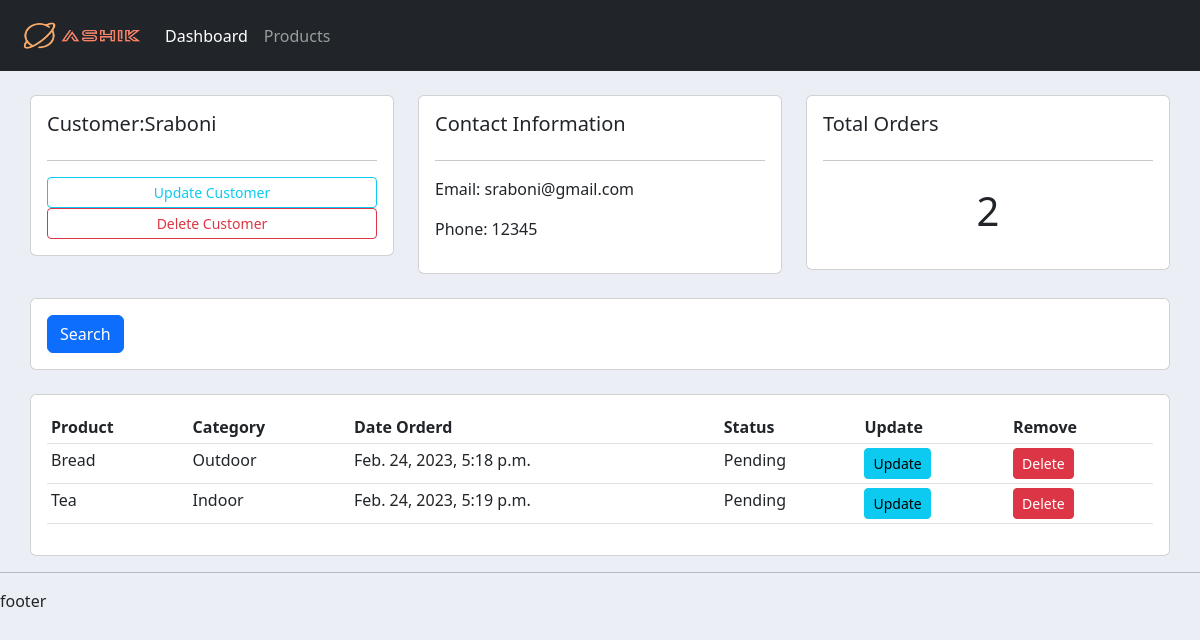
Screenshot of /customer/1 with the database file from the repository.
### account/models.py (models this page shows, shortened)
class Customer(models.Model):
    name = models.CharField(max_length=200, null=True)
    phone =models.CharField(max_length=200, null=True)
    email =models.CharField(max_length=200, null=True)
    date_created = models.DateTimeField(auto_now_add=True,null=True)

class Order(models.Model):
    STATUS = (
        ('Pending', 'Pending'),
        ('Out for delivery','Out for delivery'),
        ('Delivered', 'Delivered')
    )
    customer = models.ForeignKey(Customer,null=True,on_delete= models.SET_NULL)
    product = models.ForeignKey(Product,null=True,on_delete= models.SET_NULL)
    date_created = models.DateTimeField(auto_now_add=True,null=True)
    status = models.CharField(max_length=200, null=True, choices=STATUS)

class Product(models.Model):
    CATEGORY = (
        ('Indoor','Indoor'),
        ('Outdoor', 'Outdoor'),
    )
    name = models.CharField(max_length=200, null=True)
    price = models.FloatField(null=True)
    category = models.CharField(max_length=200, null=True, choices=CATEGORY)
    description = models.CharField(max_length=200, null=True,blank=True)
    date_created = models.DateTimeField(auto_now_add=True,null=True)
    tag = models.ManyToManyField(Tag)

### account/views.py (the view)
# urls.py: path('customer/<str:pk>', views.customer,name='customer'),
def customer(request,pk):
    customer = Customer.objects.get(id=pk)
    order = customer.order_set.all()
    order_count = order.count()
    context = {'customer':customer, 'order':order,'order_count':order_count}
    return render(request, 'customer.html',context)

### templates/customer.html
{% extends 'main.html' %}
{% block content %}
<br>
<div class="row">
	<div class="col-md">
		<div class="card card-body">
			<h5>Customer:{{customer.name}}</h5>
			<hr>
			<a href="" class="btn btn-outline-info btn-sm btn-block" href="">Update Customer</a>
			<a href="" class="btn btn-outline-danger btn-sm btn-block" href="">Delete Customer</a>
		</div>
	</div>
	<div class="col-md">
		<div class="card card-body">
			<h5>Contact Information</h5>
			<hr>
			<p>Email: {{customer.email}}</p>
			<p>Phone: {{customer.phone}}</p>
		</div>
	</div>
	<div class="col-md">
		<div class="card card-body">
			<h5>Total Orders</h5>
			<hr>
			<h1 style="text-align: center; padding: 10px;">{{order_count}}</h1>
		</div>
	</div>
</div>
<br>
	<div class="row">
		<div class="col">
			<div class="card card-body">
				<form method="get">
					<button class="btn btn-primary">Search</button>
				</form>
			</div>
		</div>
	</div>
	<br>
	<div class="row">
		<div class="col-md">
			<div class="card card-body">
				<table class="table table-sm">
					<tr>
						<th>Product</th>
						<th>Category</th>
          				<th>Date Orderd</th>
          				<th>Status</th>
          				<th>Update</th>
         				<th>Remove</th>
					</tr>
					{% for i in order %}
					<tr>
					  <td>{{i.product.name}}</td>
					  <td>{{i.product.category}}</td>
					  <td>{{i.date_created}}</td>
					  <td>{{i.status}}</td>
					  <td><a class="btn btn-sm btn-info" href="">Update</a></td>
					  <td><a class="btn btn-sm btn-danger" href="" href="">Delete</a></td>
					<tr>
					{% endfor %}
				</table>
			</div>
		</div>
	</div>
{% endblock  %}

### static/css/cm.css (style rules this page uses)
body { background-color: #ebeff5; }

### rows the page displays
Customer: name "Sraboni", email "sraboni@gmail.com", phone "12345"
Order: product.name "Bread", product.category "Outdoor", date_created "Feb. 24, 2023, 5:18 p.m.", status "Pending"
Order: product.name "Tea", product.category "Indoor", date_created "Feb. 24, 2023, 5:19 p.m.", status "Pending"

### other values shown
{{ order_count }} "2"
